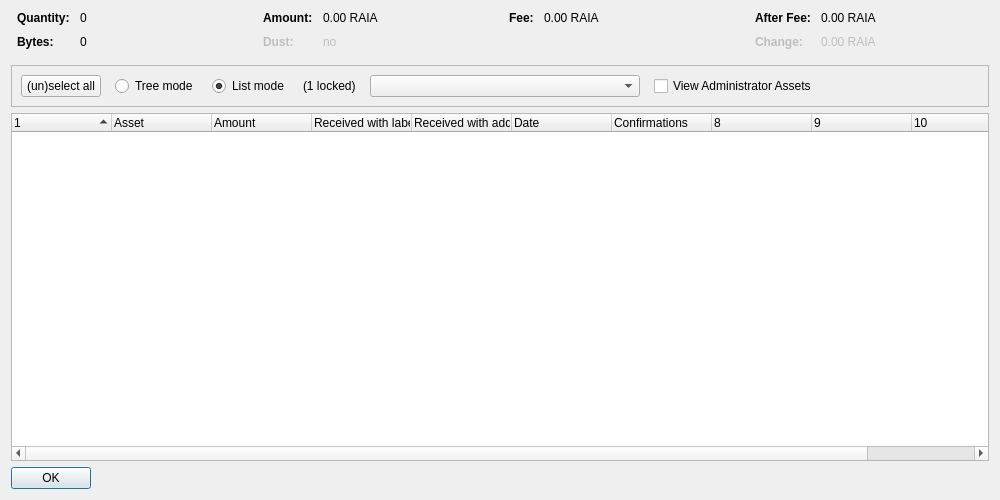
<?xml version="1.0" encoding="UTF-8"?>
<ui version="4.0">
 <class>AssetControlDialog</class>
 <widget class="QDialog" name="AssetControlDialog">
  <property name="geometry">
   <rect>
    <x>0</x>
    <y>0</y>
    <width>1000</width>
    <height>500</height>
   </rect>
  </property>
  <property name="windowTitle">
   <string>Asset Selection</string>
  </property>
  <layout class="QVBoxLayout" name="verticalLayout">
   <item>
    <layout class="QHBoxLayout" name="horizontalLayoutTop" stretch="0,0,0,0">
     <property name="topMargin">
      <number>0</number>
     </property>
     <property name="bottomMargin">
      <number>10</number>
     </property>
     <item>
      <layout class="QFormLayout" name="formLayoutAssetControl1">
       <property name="horizontalSpacing">
        <number>10</number>
       </property>
       <property name="verticalSpacing">
        <number>10</number>
       </property>
       <property name="leftMargin">
        <number>6</number>
       </property>
       <property name="rightMargin">
        <number>6</number>
       </property>
       <item row="0" column="0">
        <widget class="QLabel" name="labelAssetControlQuantityText">
         <property name="font">
          <font>
           <weight>75</weight>
           <bold>true</bold>
          </font>
         </property>
         <property name="text">
          <string>Quantity:</string>
         </property>
        </widget>
       </item>
       <item row="0" column="1">
        <widget class="QLabel" name="labelAssetControlQuantity">
         <property name="cursor">
          <cursorShape>IBeamCursor</cursorShape>
         </property>
         <property name="contextMenuPolicy">
          <enum>Qt::ActionsContextMenu</enum>
         </property>
         <property name="text">
          <string notr="true">0</string>
         </property>
         <property name="textInteractionFlags">
          <set>Qt::LinksAccessibleByMouse|Qt::TextSelectableByKeyboard|Qt::TextSelectableByMouse</set>
         </property>
        </widget>
       </item>
       <item row="1" column="0">
        <widget class="QLabel" name="labelAssetControlBytesText">
         <property name="font">
          <font>
           <weight>75</weight>
           <bold>true</bold>
          </font>
         </property>
         <property name="text">
          <string>Bytes:</string>
         </property>
        </widget>
       </item>
       <item row="1" column="1">
        <widget class="QLabel" name="labelAssetControlBytes">
         <property name="cursor">
          <cursorShape>IBeamCursor</cursorShape>
         </property>
         <property name="contextMenuPolicy">
          <enum>Qt::ActionsContextMenu</enum>
         </property>
         <property name="text">
          <string notr="true">0</string>
         </property>
         <property name="textInteractionFlags">
          <set>Qt::LinksAccessibleByMouse|Qt::TextSelectableByKeyboard|Qt::TextSelectableByMouse</set>
         </property>
        </widget>
       </item>
      </layout>
     </item>
     <item>
      <layout class="QFormLayout" name="formLayoutAssetControl2">
       <property name="horizontalSpacing">
        <number>10</number>
       </property>
       <property name="verticalSpacing">
        <number>10</number>
       </property>
       <property name="leftMargin">
        <number>6</number>
       </property>
       <property name="rightMargin">
        <number>6</number>
       </property>
       <item row="0" column="0">
        <widget class="QLabel" name="labelAssetControlAmountText">
         <property name="font">
          <font>
           <weight>75</weight>
           <bold>true</bold>
          </font>
         </property>
         <property name="text">
          <string>Amount:</string>
         </property>
        </widget>
       </item>
       <item row="0" column="1">
        <widget class="QLabel" name="labelAssetControlAmount">
         <property name="cursor">
          <cursorShape>IBeamCursor</cursorShape>
         </property>
         <property name="contextMenuPolicy">
          <enum>Qt::ActionsContextMenu</enum>
         </property>
         <property name="text">
          <string notr="true">0.00 RAIA</string>
         </property>
         <property name="textInteractionFlags">
          <set>Qt::LinksAccessibleByMouse|Qt::TextSelectableByKeyboard|Qt::TextSelectableByMouse</set>
         </property>
        </widget>
       </item>
       <item row="1" column="0">
        <widget class="QLabel" name="labelAssetControlLowOutputText">
         <property name="enabled">
          <bool>false</bool>
         </property>
         <property name="font">
          <font>
           <weight>75</weight>
           <bold>true</bold>
          </font>
         </property>
         <property name="text">
          <string>Dust:</string>
         </property>
        </widget>
       </item>
       <item row="1" column="1">
        <widget class="QLabel" name="labelAssetControlLowOutput">
         <property name="enabled">
          <bool>false</bool>
         </property>
         <property name="cursor">
          <cursorShape>IBeamCursor</cursorShape>
         </property>
         <property name="contextMenuPolicy">
          <enum>Qt::ActionsContextMenu</enum>
         </property>
         <property name="text">
          <string notr="true">no</string>
         </property>
         <property name="textInteractionFlags">
          <set>Qt::LinksAccessibleByMouse|Qt::TextSelectableByKeyboard|Qt::TextSelectableByMouse</set>
         </property>
        </widget>
       </item>
      </layout>
     </item>
     <item>
      <layout class="QFormLayout" name="formLayoutAssetControl3">
       <property name="horizontalSpacing">
        <number>10</number>
       </property>
       <property name="verticalSpacing">
        <number>10</number>
       </property>
       <property name="leftMargin">
        <number>6</number>
       </property>
       <property name="rightMargin">
        <number>6</number>
       </property>
       <item row="0" column="0">
        <widget class="QLabel" name="labelAssetControlFeeText">
         <property name="font">
          <font>
           <weight>75</weight>
           <bold>true</bold>
          </font>
         </property>
         <property name="text">
          <string>Fee:</string>
         </property>
        </widget>
       </item>
       <item row="0" column="1">
        <widget class="QLabel" name="labelAssetControlFee">
         <property name="cursor">
          <cursorShape>IBeamCursor</cursorShape>
         </property>
         <property name="contextMenuPolicy">
          <enum>Qt::ActionsContextMenu</enum>
         </property>
         <property name="text">
          <string notr="true">0.00 RAIA</string>
         </property>
         <property name="textInteractionFlags">
          <set>Qt::LinksAccessibleByMouse|Qt::TextSelectableByKeyboard|Qt::TextSelectableByMouse</set>
         </property>
        </widget>
       </item>
      </layout>
     </item>
     <item>
      <layout class="QFormLayout" name="formLayoutAssetControl4">
       <property name="horizontalSpacing">
        <number>10</number>
       </property>
       <property name="verticalSpacing">
        <number>10</number>
       </property>
       <property name="leftMargin">
        <number>6</number>
       </property>
       <property name="rightMargin">
        <number>6</number>
       </property>
       <item row="0" column="0">
        <widget class="QLabel" name="labelAssetControlAfterFeeText">
         <property name="font">
          <font>
           <weight>75</weight>
           <bold>true</bold>
          </font>
         </property>
         <property name="text">
          <string>After Fee:</string>
         </property>
        </widget>
       </item>
       <item row="0" column="1">
        <widget class="QLabel" name="labelAssetControlAfterFee">
         <property name="cursor">
          <cursorShape>IBeamCursor</cursorShape>
         </property>
         <property name="contextMenuPolicy">
          <enum>Qt::ActionsContextMenu</enum>
         </property>
         <property name="text">
          <string notr="true">0.00 RAIA</string>
         </property>
         <property name="textInteractionFlags">
          <set>Qt::LinksAccessibleByMouse|Qt::TextSelectableByKeyboard|Qt::TextSelectableByMouse</set>
         </property>
        </widget>
       </item>
       <item row="1" column="0">
        <widget class="QLabel" name="labelAssetControlChangeText">
         <property name="enabled">
          <bool>false</bool>
         </property>
         <property name="font">
          <font>
           <weight>75</weight>
           <bold>true</bold>
          </font>
         </property>
         <property name="text">
          <string>Change:</string>
         </property>
        </widget>
       </item>
       <item row="1" column="1">
        <widget class="QLabel" name="labelAssetControlChange">
         <property name="enabled">
          <bool>false</bool>
         </property>
         <property name="cursor">
          <cursorShape>IBeamCursor</cursorShape>
         </property>
         <property name="contextMenuPolicy">
          <enum>Qt::ActionsContextMenu</enum>
         </property>
         <property name="text">
          <string notr="true">0.00 RAIA</string>
         </property>
         <property name="textInteractionFlags">
          <set>Qt::LinksAccessibleByMouse|Qt::TextSelectableByKeyboard|Qt::TextSelectableByMouse</set>
         </property>
        </widget>
       </item>
      </layout>
     </item>
    </layout>
   </item>
   <item>
    <widget class="QFrame" name="frame">
     <property name="minimumSize">
      <size>
       <width>0</width>
       <height>40</height>
      </size>
     </property>
     <property name="frameShape">
      <enum>QFrame::StyledPanel</enum>
     </property>
     <property name="frameShadow">
      <enum>QFrame::Sunken</enum>
     </property>
     <layout class="QHBoxLayout" name="horizontalLayout">
      <item>
       <layout class="QHBoxLayout" name="horizontalLayoutPanel" stretch="0,0,0,0,0,0,0">
        <property name="spacing">
         <number>14</number>
        </property>
        <item>
         <widget class="QPushButton" name="pushButtonSelectAll">
          <property name="sizePolicy">
           <sizepolicy hsizetype="Maximum" vsizetype="Fixed">
            <horstretch>0</horstretch>
            <verstretch>0</verstretch>
           </sizepolicy>
          </property>
          <property name="text">
           <string>(un)select all</string>
          </property>
          <property name="autoDefault">
           <bool>false</bool>
          </property>
         </widget>
        </item>
        <item>
         <widget class="QRadioButton" name="radioTreeMode">
          <property name="sizePolicy">
           <sizepolicy hsizetype="Maximum" vsizetype="Fixed">
            <horstretch>0</horstretch>
            <verstretch>0</verstretch>
           </sizepolicy>
          </property>
          <property name="text">
           <string>Tree mode</string>
          </property>
         </widget>
        </item>
        <item>
         <widget class="QRadioButton" name="radioListMode">
          <property name="sizePolicy">
           <sizepolicy hsizetype="Maximum" vsizetype="Fixed">
            <horstretch>0</horstretch>
            <verstretch>0</verstretch>
           </sizepolicy>
          </property>
          <property name="text">
           <string>List mode</string>
          </property>
          <property name="checked">
           <bool>true</bool>
          </property>
         </widget>
        </item>
        <item>
         <widget class="QLabel" name="labelLocked">
          <property name="text">
           <string notr="true">(1 locked)</string>
          </property>
         </widget>
        </item>
        <item>
         <widget class="QComboBox" name="assetList">
          <property name="minimumContentsLength">
           <number>30</number>
          </property>
         </widget>
        </item>
        <item>
         <widget class="QCheckBox" name="viewAdministrator">
          <property name="toolTip">
           <string>View assets that you have the ownership asset for</string>
          </property>
          <property name="text">
           <string>View Administrator Assets</string>
          </property>
         </widget>
        </item>
        <item>
         <spacer name="horizontalSpacer">
          <property name="orientation">
           <enum>Qt::Horizontal</enum>
          </property>
          <property name="sizeHint" stdset="0">
           <size>
            <width>40</width>
            <height>20</height>
           </size>
          </property>
         </spacer>
        </item>
       </layout>
      </item>
     </layout>
    </widget>
   </item>
   <item>
    <widget class="AssetControlTreeWidget" name="treeWidget">
     <property name="contextMenuPolicy">
      <enum>Qt::CustomContextMenu</enum>
     </property>
     <property name="sortingEnabled">
      <bool>false</bool>
     </property>
     <property name="columnCount">
      <number>11</number>
     </property>
     <attribute name="headerShowSortIndicator" stdset="0">
      <bool>true</bool>
     </attribute>
     <attribute name="headerStretchLastSection">
      <bool>false</bool>
     </attribute>
     <column>
      <property name="text">
       <string/>
      </property>
     </column>
     <column>
      <property name="text">
       <string>Asset</string>
      </property>
     </column>
     <column>
      <property name="text">
       <string>Amount</string>
      </property>
     </column>
     <column>
      <property name="text">
       <string>Received with label</string>
      </property>
     </column>
     <column>
      <property name="text">
       <string>Received with address</string>
      </property>
     </column>
     <column>
      <property name="text">
       <string>Date</string>
      </property>
     </column>
     <column>
      <property name="text">
       <string>Confirmations</string>
      </property>
      <property name="toolTip">
       <string>Confirmed</string>
      </property>
     </column>
     <column>
      <property name="text">
       <string/>
      </property>
     </column>
     <column>
      <property name="text">
       <string/>
      </property>
     </column>
     <column>
      <property name="text">
       <string/>
      </property>
     </column>
     <column>
      <property name="text">
       <string/>
      </property>
     </column>
    </widget>
   </item>
   <item>
    <widget class="QDialogButtonBox" name="buttonBox">
     <property name="sizePolicy">
      <sizepolicy hsizetype="Maximum" vsizetype="Fixed">
       <horstretch>0</horstretch>
       <verstretch>0</verstretch>
      </sizepolicy>
     </property>
     <property name="orientation">
      <enum>Qt::Horizontal</enum>
     </property>
     <property name="standardButtons">
      <set>QDialogButtonBox::Ok</set>
     </property>
    </widget>
   </item>
  </layout>
 </widget>
 <customwidgets>
  <customwidget>
   <class>AssetControlTreeWidget</class>
   <extends>QTreeWidget</extends>
   <header location="global">assetcontroltreewidget.h</header>
  </customwidget>
 </customwidgets>
 <resources/>
 <connections/>
</ui>
